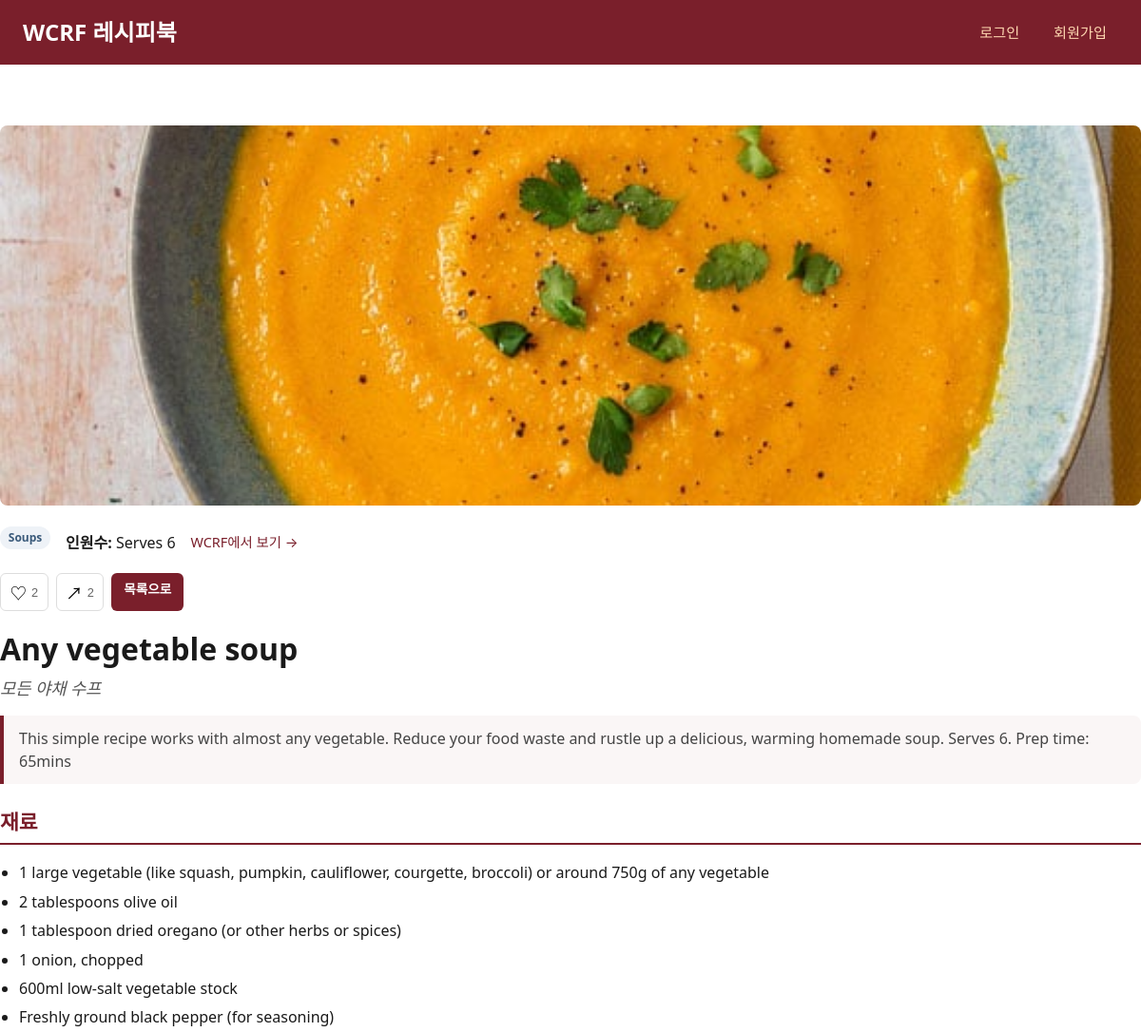
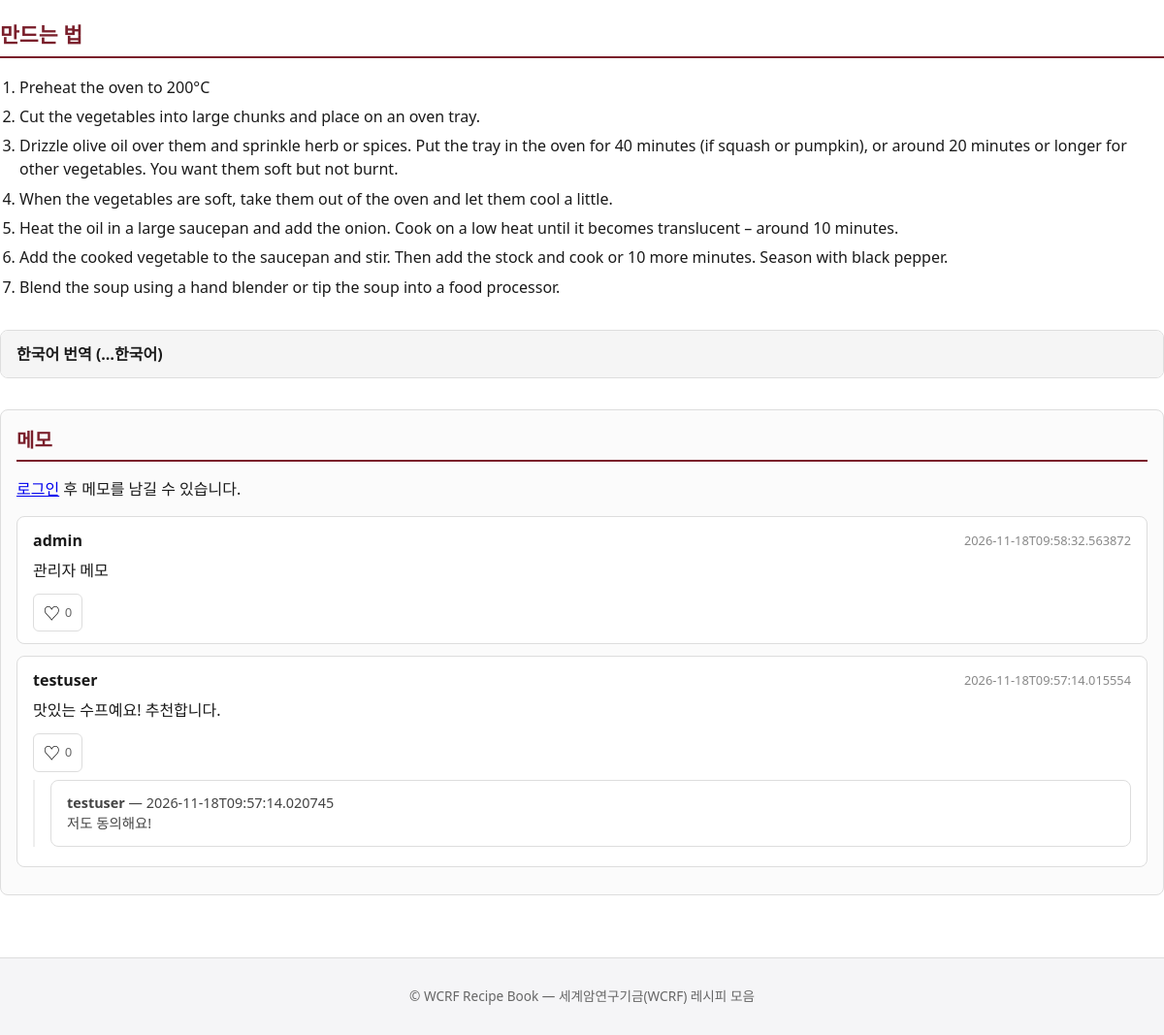
Screenshot of /recipe/any-vegetable-soup with the database file from the repository (2 pictures, top to bottom).
### tables this page shows
CREATE TABLE memos (
            id INTEGER PRIMARY KEY AUTOINCREMENT,
            recipe_id TEXT NOT NULL,
            author_id INTEGER,
            author_username TEXT,
            content TEXT NOT NULL DEFAULT '',
            created_at TEXT NOT NULL,
            updated_at TEXT NOT NULL,
            is_deleted INTEGER NOT NULL DEFAULT 0
        );

CREATE TABLE memo_replies (
            id INTEGER PRIMARY KEY AUTOINCREMENT,
            memo_id INTEGER NOT NULL,
            author_id INTEGER,
            author_username TEXT,
            content TEXT NOT NULL DEFAULT '',
            created_at TEXT NOT NULL,
            is_deleted INTEGER NOT NULL DEFAULT 0
        );

### app.py (the view, shortened to what this page needs)
@app.route("/recipe/<recipe_id>")
def recipe_detail(recipe_id):
    recipe = BY_ID.get(recipe_id)
    if recipe is None:
        abort(404)
    db = get_db()
    memos = db.execute(
        """SELECT m.*, u.username AS author_username
           FROM memos m LEFT JOIN users u ON m.author_id = u.id
           WHERE m.recipe_id = ? AND m.is_deleted = 0
           ORDER BY m.created_at DESC""",
        (recipe_id,),
    ).fetchall()
    memo_list = []
    for m in memos:
        replies = db.execute(
            """SELECT r.*, u.username AS author_username
               FROM memo_replies r LEFT JOIN users u ON r.author_id = u.id
               WHERE r.memo_id = ? AND r.is_deleted = 0
               ORDER BY r.created_at ASC""",
            (m["id"],),
        ).fetchall()
        like_count = db.execute(
            "SELECT COUNT(*) AS c FROM memo_likes WHERE memo_id = ?", (m["id"],)
        ).fetchone()["c"]
        liked = False
        memo_list.append(
            {
                "id": m["id"],
                "content": m["content"],
                "author_id": m["author_id"],
                "author_username": m["author_username"] or m["author_id"],
                "created_at": m["created_at"],
                "updated_at": m["updated_at"],
                "replies": [
                    {
                        "id": r["id"],
                        "content": r["content"],
                        "author_id": r["author_id"],
                        "author_username": r["author_username"] or r["author_id"],
                        "created_at": r["created_at"],
                    }
                    for r in replies
                ],
                "like_count": like_count,
                "liked": liked,
            }
        )
    fav_row = db.execute(
        "SELECT id FROM favorites WHERE user_id = ? AND recipe_id = ?",
        (g.user["id"] if g.user else -1, recipe_id),
    ).fetchone()
    is_favorite = bool(fav_row)
    share_row = db.execute(
        "SELECT share_count FROM shares WHERE recipe_id = ?", (recipe_id,)
    ).fetchone()
    share_count = share_row["share_count"] if share_row else 0
    db.close()
    return render_template(
        "recipe.html",
        recipe=recipe,
        memos=memo_list,
        is_favorite=is_favorite,
        favorite_count=len([m for m in memos]),  # placeholder; real fav count below
        share_count=share_count,
    )

### app.py (called while the page is built, shortened)
def get_db():
    db = sqlite3.connect(DB_PATH)
    db.row_factory = sqlite3.Row
    return db

def current_user():
    uid = session.get("user_id")
    if not uid:
        return None

@app.before_request
def load_user():
    g._user_cache = None
    g.user = current_user()

@app.context_processor
def inject_user():
    return dict(current_user=g.user, category_label=lambda k: k.replace("-", " ").title())

### templates/recipe.html (shortened to what this page needs)
{% extends "base.html" %}
{% block content %}
<div class="container page-body recipe-page">
  <article class="recipe-detail">
    {% if recipe.image %}
    <img src="/image/{{ recipe.image }}" alt="{{ recipe.title }}">
    {% endif %}
    <div class="detail-meta">
      <span class="badge">{{ category_label(recipe.category) }}</span>
      <span><strong>인원수:</strong> {{ recipe.servings }}</span>
      {% if recipe.source_url %}
      <a class="source-link" href="{{ recipe.source_url }}" target="_blank">WCRF에서 보기 &rarr;</a>
      {% endif %}
    </div>
    <div class="recipe-actions">
      <button type="button" class="icon-btn fav-btn" data-id="{{ recipe.id }}" data-favorited="{{ 1 if is_favorite else 0 }}" title="즐겨찾기">
        <span class="heart">{{ '♥' if is_favorite else '♡' }}</span> <span class="fav-count">{{ favorite_count }}</span>
      </button>
      <button type="button" class="icon-btn share-btn" data-id="{{ recipe.id }}" title="공유">
        <span class="share-icon">↗</span> <span class="share-count">{{ share_count }}</span>
      </button>
      <a href="{{ url_for('index') }}" class="btn btn-small">목록으로</a>
    </div>
    <h1>{{ recipe.title }}</h1>
    <p class="korean-title">{{ recipe.title_ko }}</p>
    {% if recipe.description %}
    <blockquote class="description">{{ recipe.description }}</blockquote>
    {% endif %}
    <section>
      <h2>재료</h2>
      <ul class="ingredients">
        {% for item in recipe.ingredients %}
        <li>{{ item }}</li>
        {% endfor %}
      </ul>
    </section>
    <section>
      <h2>만드는 법</h2>
      <ol class="method">
        {% for step in recipe.method %}
        <li>{{ step }}</li>
        {% endfor %}
      </ol>
    </section>
    {% if recipe.korean_body %}
    <details class="korean-section">
      <summary>한국어 번역 (&hellip;한국어)</summary>
    </details>
    {% endif %}
    <section class="memo-section">
      <h2>메모</h2>
      {% if current_user %}
      <div class="form-group memo-form">
        <textarea id="memo-text" rows="4" placeholder="이 레시피에 대한 메모를 남겨보세요."></textarea>
        <button type="button" id="save-memo" class="btn btn-primary">메모 저장</button>
      </div>
      {% else %}
      <p><a href="{{ url_for('login') }}">로그인</a> 후 메모를 남길 수 있습니다.</p>
      {% endif %}
      <div id="memo-list">
        {% for m in memos %}
        <div class="memo-item" data-id="{{ m.id }}" data-author-id="{{ m.author_id }}">
          <div class="memo-header">
            <strong>{{ m.author_username }}</strong>
            <span class="memo-date">{{ m.created_at }}</span>
          </div>
          <div class="memo-content" id="memo-content-{{ m.id }}">{{ m.content }}</div>
          <div class="memo-actions">
            <button type="button" class="icon-btn like-btn" data-id="{{ m.id }}" data-liked="{{ 1 if m.liked else 0 }}" title="좋아요">
              <span class="heart">{{ '♥' if m.liked else '♡' }}</span> <span class="like-count">{{ m.like_count }}</span>
            </button>
          </div>
          {% if m.replies %}
          <div class="replies">
            {% for r in m.replies %}
            <div class="reply-item">
              <strong>{{ r.author_username }}</strong> &mdash; {{ r.created_at }}
              <div>{{ r.content }}</div>
            </div>
            {% endfor %}
          </div>
          {% endif %}
        </div>
        {% else %}
        <p>아직 메모가 없습니다. 첫 메모를 남겨보세요.</p>
        {% endfor %}
      </div>
    </section>
  </article>
</div>
{% endblock %}

### templates/base.html (shortened to what this page needs)
<!DOCTYPE html>
<html lang="ko">
<head>
<link rel="stylesheet" href="{{ url_for('static', filename='style.css') }}">
</head>
<body>
<header class="site-header">
  <div class="container header-inner">
    <a href="{{ url_for('index') }}" class="logo">WCRF 레시피북</a>
    <nav class="top-nav">
      {% if current_user %}
        <a href="{{ url_for('user_profile') }}">{{ current_user.username }} ({{ current_user.role }})</a>
        <a href="{{ url_for('catalogue') }}">재료 카탈로그</a>
        <a href="{{ url_for('board_list') }}">게시판</a>
        {% if current_user.role == 'admin' %}
        <a href="{{ url_for('admin_dashboard') }}">관리자</a>
        {% endif %}
        <a href="{{ url_for('logout') }}">로그아웃</a>
      {% else %}
        <a href="{{ url_for('login') }}">로그인</a>
        <a href="{{ url_for('register') }}">회원가입</a>
      {% endif %}
    </nav>
  </div>
</header>
<main class="container page-body">{% block content %}{% endblock %}</main>
<footer class="site-footer">
  <div class="container">
    <p>&copy; WCRF Recipe Book &mdash; 세계암연구기금(WCRF) 레시피 모음</p>
  </div>
</footer>
</body>
</html>

### static/style.css (style rules this page uses)
* { box-sizing: border-box; }
body { font-family: system-ui, -apple-system, Segoe UI, Roboto, 'Malgun Gothic', sans-serif; margin: 0; color: #1a1a1a; line-height: 1.5; }
.site-header { background: #7a1f2b; color: #fff; padding: 1rem 0; }
.site-header .container { max-width: 1200px; margin: 0 auto; padding: 0 1.5rem; }
.header-inner { display: flex; justify-content: space-between; align-items: center; flex-wrap: wrap; gap: 0.75rem; }
.logo { color: #fff; font-size: 1.5rem; font-weight: 800; text-decoration: none; }
.top-nav { display: flex; gap: 0.75rem; align-items: center; flex-wrap: wrap; }
.top-nav a { color: #ffd8b1; text-decoration: none; font-size: 0.95rem; padding: 0.35rem 0.75rem; border-radius: 6px; }
.container { max-width: 1200px; margin: 0 auto; padding: 0 1.5rem; }
.page-body { padding: 2rem 0; }
.btn { display: inline-block; background: #7a1f2b; color: #fff; padding: 0.55rem 1rem; border-radius: 6px; text-decoration: none; font-weight: 600; border: none; cursor: pointer; font-size: 0.95rem; }
.btn-small { padding: 0.4rem 0.8rem; font-size: 0.85rem; }
.page-body { display: flex; gap: 2rem; align-items: flex-start; }
.badge { display: inline-block; font-size: 0.75rem; padding: 0.2rem 0.55rem; border-radius: 999px; background: #eef2f7; color: #3a5a7a; font-weight: 700; margin-bottom: 0.55rem; }
.icon-btn { background: transparent; border: 1px solid #ddd; border-radius: 6px; padding: 0.4rem 0.6rem; cursor: pointer; font-size: 0.9rem; display: flex; align-items: center; gap: 0.3rem; }
.heart, .share-icon { font-size: 1.1rem; }
.fav-count, .like-count, .share-count { font-size: 0.8rem; color: #666; }
.recipe-page { display: block; }
.recipe-detail img { width: 100%; max-height: 400px; object-fit: cover; border-radius: 8px; margin-bottom: 1rem; }
.detail-meta { display: flex; gap: 1rem; align-items: center; margin-bottom: 1rem; flex-wrap: wrap; }
.source-link { color: #7a1f2b; text-decoration: none; font-size: 0.9rem; }
.recipe-actions { display: flex; gap: 0.5rem; margin-bottom: 1rem; flex-wrap: wrap; }
.recipe-detail h1 { font-size: 2rem; margin: 0.5rem 0 0.25rem; }
.korean-title { font-size: 1.1rem; color: #555; margin: 0 0 1rem; font-style: italic; }
.description { font-size: 1rem; color: #444; border-left: 4px solid #7a1f2b; padding-left: 1rem; margin: 1rem 0; background: #faf6f6; padding: 0.75rem 1rem; border-radius: 0 8px 8px 0; }
.recipe-detail h2 { font-size: 1.35rem; margin-top: 1.5rem; color: #7a1f2b; border-bottom: 2px solid #7a1f2b; padding-bottom: 0.3rem; }
.ingredients, .method { padding-left: 1.25rem; }
.ingredients li, .method li { margin-bottom: 0.4rem; }
.korean-section { margin-top: 2rem; border: 1px solid #ddd; border-radius: 8px; overflow: hidden; }
.korean-section summary { padding: 0.75rem 1rem; font-weight: 700; cursor: pointer; background: #f5f5f5; outline: none; list-style: none; }
.memo-section { margin-top: 2rem; border: 1px solid #ddd; border-radius: 8px; padding: 1rem; background: #fbfbfb; }
.memo-section h2 { margin-top: 0; font-size: 1.25rem; color: #7a1f2b; }
.memo-actions { display: flex; align-items: center; gap: 1rem; margin-top: 0.75rem; }
.memo-item { border: 1px solid #ddd; border-radius: 8px; padding: 0.75rem 1rem; margin-bottom: 0.75rem; background: #fff; }
.memo-header { display: flex; justify-content: space-between; align-items: center; margin-bottom: 0.4rem; flex-wrap: wrap; gap: 0.5rem; }
.memo-date { font-size: 0.8rem; color: #888; }
.memo-content { margin-bottom: 0.5rem; white-space: pre-wrap; }
.replies { margin-top: 0.5rem; padding-left: 1rem; border-left: 2px solid #eee; }
.reply-item { font-size: 0.9rem; color: #444; margin-bottom: 0.4rem; padding-bottom: 0.4rem; border-bottom: 1px solid #f0f0f0; }
.reply-item { padding: 0.75rem 1rem; border: 1px solid #ddd; border-radius: 8px; margin-bottom: 0.5rem; background: #fff; }
.site-footer { background: #f5f5f7; color: #666; text-align: center; padding: 1rem; border-top: 1px solid #ddd; font-size: 0.85rem; }

### rows the page displays
memos: author_username "admin", created_at "2026-11-18T09:58:32.563872", content "관리자 메모", liked "♡", like_count "0"
memos: author_username "testuser", created_at "2026-11-18T09:57:14.015554", content "맛있는 수프예요! 추천합니다.", liked "♡", like_count "0"
memo_replies: author_username "testuser", created_at "2026-11-18T09:57:14.020745", content "저도 동의해요!"

### other values shown
{{ category_label(recipe.category) }} "Soups"
{{ recipe.servings }} "Serves 6"
{{ '♥' if is_favorite else '♡' }} "♡"
{{ favorite_count }} "2"
{{ share_count }} "2"
{{ recipe.title }} "Any vegetable soup"
{{ recipe.title_ko }} "모든 야채 수프"
{{ recipe.description }} "This simple recipe works with almost any vegetable. Reduce your food waste and rustle up a delicious, warming homemade soup. Serves 6. Prep time: 65mins"
{{ item }} "1 large vegetable (like squash, pumpkin, cauliflower, courgette, broccoli) or around 750g of any vegetable" "2 tablespoons olive oil" "1 tablespoon dried oregano (or other herbs or spices)" "1 onion, chopped" "600ml low-salt vegetable stock" "Freshly ground black pepper (for seasoning)"
{{ step }} "Preheat the oven to 200°C" "Cut the vegetables into large chunks and place on an oven tray." "When the vegetables are soft, take them out of the oven and let them cool a little." "Heat the oil in a large saucepan and add the onion. Cook on a low heat until it becomes translucent – around 10 minutes." "Add the cooked vegetable to the saucepan and stir. Then add the stock and cook or 10 more minutes. Season with black pepper." "Blend the soup using a hand blender or tip the soup into a food processor."
